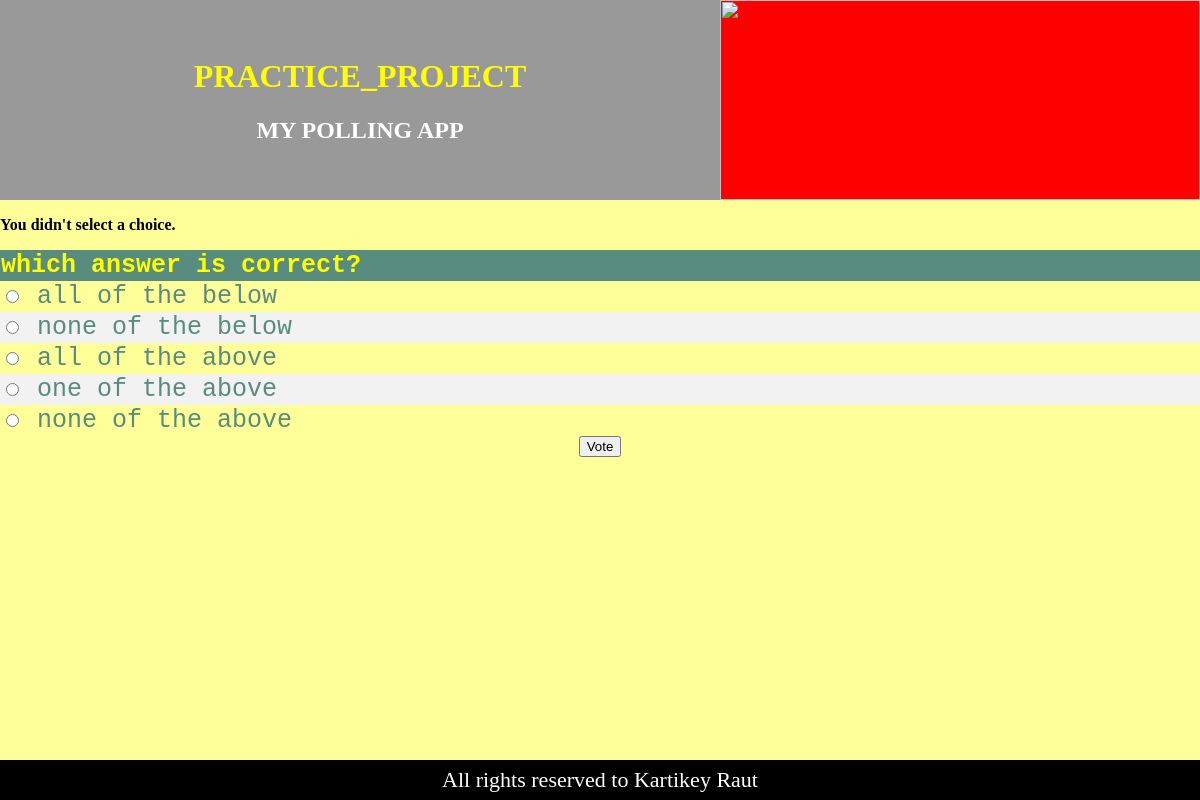
Screenshot of /polls/7/vote/ with the database file from the repository.
### polls/models.py (models this page shows, shortened)
class Question(models.Model):
    question_text = models.CharField(max_length=200)
    pub_date = models.DateTimeField('date published')#'date published' is an optional first argument to deginate a human redable name

class Choice(models.Model):
    question = models.ForeignKey(Question, on_delete=models.CASCADE)
    choice_text = models.CharField(max_length=200)
    votes = models.IntegerField(default=0)

### polls/views.py (the view)
# urls.py: path('<int:question_id>/vote/', views.vote, name='vote'),
def vote(request, question_id):
    question = get_object_or_404(Question, pk=question_id)
    try:
        selected_choice = question.choice_set.get(pk=request.POST['choice'])
    except (KeyError, Choice.DoesNotExist):
        return render(request, 'polls/detail.html', {
            'question': question,
            'error_message': "You didn't select a choice.",
        })
    else:
        selected_choice.votes += 1
        selected_choice.save()
        return HttpResponseRedirect(reverse('polls:results', args=(question.id,)))

### polls/templates/polls/detail.html (shortened to what this page needs)
<html>
<head>
</head>
<body>
    <div id="main">
        <div id="header">
            <div id="title">
                <h1><br>PRACTICE_PROJECT</h1>
                <h2>MY POLLING APP</h2>
            </div>
            <div id="rightLogo">
                <img src="https://i.ytimg.com/vi/IHedPOvb9uE/maxresdefault.jpg"  />
            </div>
        </div>
        <form action="{% url 'polls:vote' question.id %}" method="post">
        <table>
            <tr>
                <th>{{ question.question_text }}</th>
            </tr>
            {% if error_message %}
                <p><strong>{{ error_message }}</strong></p>
            {% endif %}
                    {% for choice in question.choice_set.all %}
                        <tr>
                            <td>
                                <input type="radio" name="choice" id="choice{{ forloop.counter }}" value="{{ choice.id }}">
                                <label for="choice{{ forloop.counter }}">{{ choice.choice_text }}</label><br>
                            </td>
                        </tr>
                    {% endfor %}
        </table>
        <input type="submit" value="Vote">
        </form>
        <div id="footer">
            All rights reserved to Kartikey Raut
        </div>
    </div>
</body>
</html>

### polls/templates/polls/detail.html (style rules this page uses)
body { margin:0px; padding:0px; }
#main { width:100%; height:100%; background-color:#FF9; margin-left:auto; margin-right:auto; }
#header { height:200px; background-color:#F90; }
#leftLogo img,#rightLogo img { width:100%; height:100%; }
#title { width:60%; height:200px; background-color:#999; float:left; }
#title h1 { color:Yellow; text-align:center; }
#title h2 { text-align:center; color:white; }
#rightLogo { width:40%; height:200px; background-color:#F00; float:left; }
table { border-collapse: collapse; width: 100%; color: #588c7e; font-family: monospace; font-size: 25px; text-align: left; }
th { background-color: #588c7e; color: yellow; }
tr:nth-child(even) { background-color: #f2f2f2; }
input[type=submit] { display: block; margin:0 auto; }
#footer { position: fixed; height:40px; width:100%; background-color:black; color:white; text-align:center; font-size:22px; line-height:40px; bottom:0px; }

### rows the page displays
Question: question_text "which answer is correct?"
Choice: choice_text "all of the below"
Choice: choice_text "none of the below"
Choice: choice_text "all of the above"
Choice: choice_text "one of the above"
Choice: choice_text "none of the above"

### other values shown
{{ error_message }} "You didn't select a choice."
